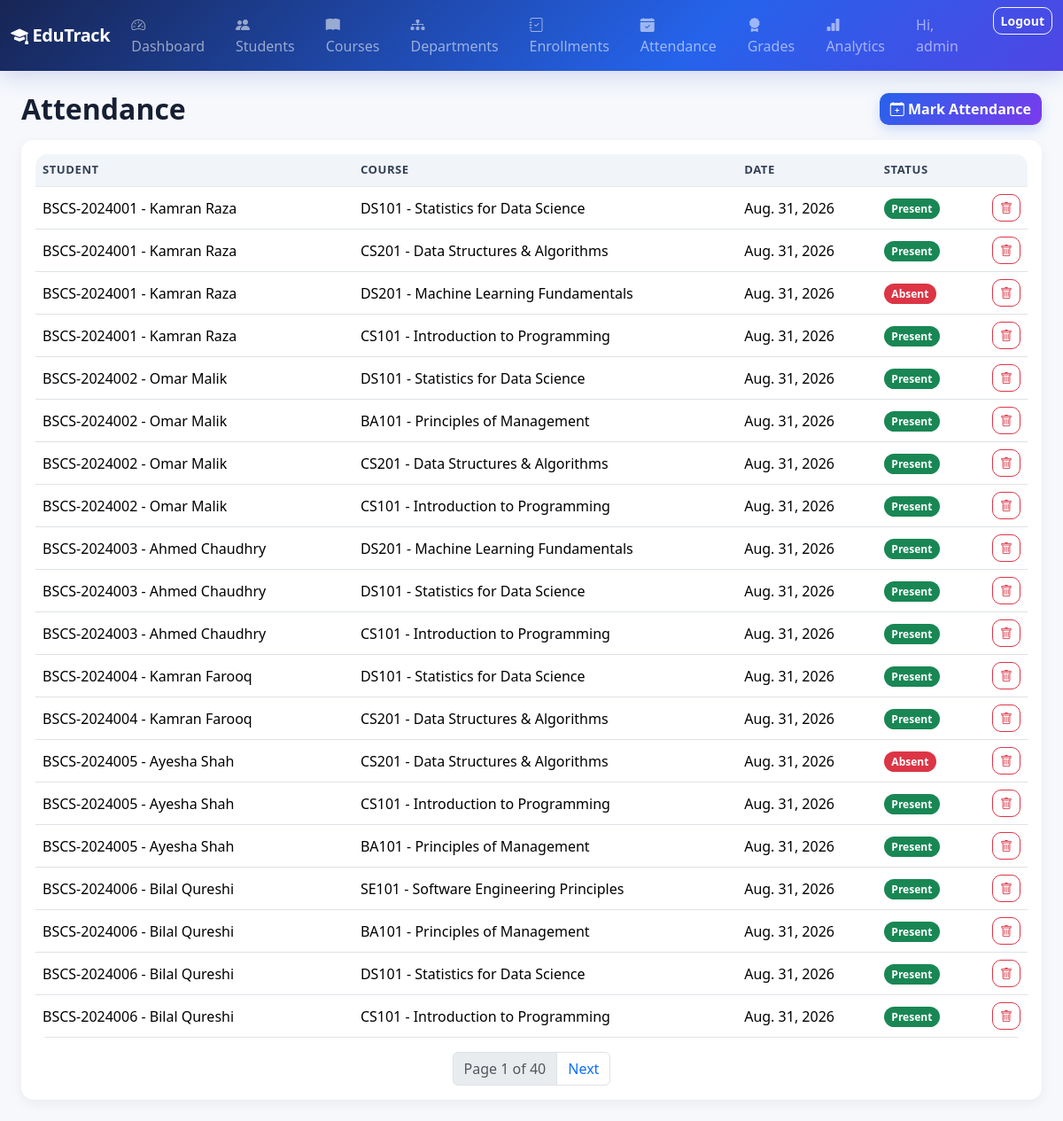
Page /attendance/ (signed in) on the committed database.
### core/models.py (models this page shows, shortened)
class Attendance(models.Model):
    STATUS_CHOICES = [("present", "Present"), ("absent", "Absent"), ("leave", "Leave")]
    enrollment = models.ForeignKey(Enrollment, on_delete=models.CASCADE, related_name="attendance_records")
    date = models.DateField()
    status = models.CharField(max_length=10, choices=STATUS_CHOICES, default="present")
    class Meta:
        ordering = ["-date"]
        unique_together = ("enrollment", "date")

class Enrollment(models.Model):
    student = models.ForeignKey(Student, on_delete=models.CASCADE, related_name="enrollments")
    course = models.ForeignKey(Course, on_delete=models.CASCADE, related_name="enrollments")
    semester = models.PositiveSmallIntegerField(default=1)
    date_enrolled = models.DateField(auto_now_add=True)
    class Meta:
        unique_together = ("student", "course", "semester")
        ordering = ["-date_enrolled"]

class Student(models.Model):
    STATUS_CHOICES = [
        ("active", "Active"),
        ("graduated", "Graduated"),
        ("suspended", "Suspended"),
    ]
    roll_no = models.CharField(max_length=20, unique=True)
    first_name = models.CharField(max_length=60)
    last_name = models.CharField(max_length=60)
    email = models.EmailField(unique=True)
    phone = models.CharField(max_length=20, blank=True)
    department = models.ForeignKey(
        Department, on_delete=models.SET_NULL, null=True, related_name="students"
    )
    semester = models.PositiveSmallIntegerField(default=1)
    status = models.CharField(max_length=15, choices=STATUS_CHOICES, default="active")
    enrollment_date = models.DateField(auto_now_add=True)
    courses = models.ManyToManyField(Course, through="Enrollment", related_name="students")
    class Meta:
        ordering = ["roll_no"]
    def __str__(self):
        return f"{self.roll_no} - {self.first_name} {self.last_name}"

class Course(models.Model):
    code = models.CharField(max_length=15, unique=True)
    title = models.CharField(max_length=150)
    credit_hours = models.PositiveSmallIntegerField(default=3)
    department = models.ForeignKey(
        Department, on_delete=models.CASCADE, related_name="courses"
    )
    class Meta:
        ordering = ["code"]
    def __str__(self):
        return f"{self.code} - {self.title}"

### core/views.py (the view)
# urls.py: path("attendance/", views.AttendanceListView.as_view(), name="attendance-list"),
class AttendanceListView(LoginRequiredMixin, ListView):
    model = Attendance
    template_name = "core/attendance_list.html"
    context_object_name = "records"
    paginate_by = 20
    def get_queryset(self):
        return super().get_queryset().select_related("enrollment__student", "enrollment__course")

### core/templates/core/attendance_list.html (shortened to what this page needs)
{% extends "base.html" %}
{% block content %}
<div class="d-flex justify-content-between align-items-center mb-3">
  <h2 class="fw-bold mb-0">Attendance</h2>
  <a href="{% url 'core:attendance-add' %}" class="btn btn-primary"><i class="bi bi-calendar-plus"></i> Mark Attendance</a>
</div>
<div class="table-card">
  <table class="table table-hover align-middle">
    <thead><tr><th>Student</th><th>Course</th><th>Date</th><th>Status</th><th></th></tr></thead>
    <tbody>
      {% for a in records %}
      <tr>
        <td>{{ a.enrollment.student }}</td><td>{{ a.enrollment.course }}</td><td>{{ a.date }}</td>
        <td>
          {% if a.status == "present" %}<span class="badge bg-success">Present</span>
          {% elif a.status == "absent" %}<span class="badge bg-danger">Absent</span>
          {% else %}<span class="badge bg-warning text-dark">Leave</span>{% endif %}
        </td>
        <td class="text-end"><a href="{% url 'core:attendance-delete' a.pk %}" class="btn btn-sm btn-outline-danger"><i class="bi bi-trash"></i></a></td>
      </tr>
      {% empty %}<tr><td colspan="5" class="text-muted text-center py-3">No attendance records found.</td></tr>{% endfor %}
    </tbody>
  </table>
  {% if is_paginated %}
  <nav><ul class="pagination justify-content-center mb-0">
    <li class="page-item disabled"><span class="page-link">Page {{ page_obj.number }} of {{ page_obj.paginator.num_pages }}</span></li>
    {% if page_obj.has_next %}<li class="page-item"><a class="page-link" href="?page={{ page_obj.next_page_number }}">Next</a></li>{% endif %}
  </ul></nav>
  {% endif %}
</div>
{% endblock %}

### templates/base.html (shortened to what this page needs)
{% load static %}
<!DOCTYPE html>
<html lang="en">
<head>
    <link href="https://cdn.jsdelivr.net/npm/bootstrap@5.3.3/dist/css/bootstrap.min.css" rel="stylesheet">
    <link href="https://cdn.jsdelivr.net/npm/bootstrap-icons@1.11.3/font/bootstrap-icons.css" rel="stylesheet">
    <link rel="stylesheet" href="{% static 'css/style.css' %}">
</head>
<body>
{% if user.is_authenticated %}
<nav class="navbar navbar-expand-lg navbar-dark edutrack-navbar">
  <div class="container-fluid">
    <a class="navbar-brand fw-bold" href="{% url 'core:home' %}"><i class="bi bi-mortarboard-fill"></i> EduTrack</a>
    <div class="collapse navbar-collapse" id="nav">
      <ul class="navbar-nav me-auto mb-2 mb-lg-0">
        <li class="nav-item"><a class="nav-link" href="{% url 'core:home' %}"><i class="bi bi-speedometer2"></i> Dashboard</a></li>
        <li class="nav-item"><a class="nav-link" href="{% url 'core:student-list' %}"><i class="bi bi-people-fill"></i> Students</a></li>
        <li class="nav-item"><a class="nav-link" href="{% url 'core:course-list' %}"><i class="bi bi-book-fill"></i> Courses</a></li>
        <li class="nav-item"><a class="nav-link" href="{% url 'core:department-list' %}"><i class="bi bi-diagram-3-fill"></i> Departments</a></li>
        <li class="nav-item"><a class="nav-link" href="{% url 'core:enrollment-list' %}"><i class="bi bi-journal-check"></i> Enrollments</a></li>
        <li class="nav-item"><a class="nav-link" href="{% url 'core:attendance-list' %}"><i class="bi bi-calendar-check-fill"></i> Attendance</a></li>
        <li class="nav-item"><a class="nav-link" href="{% url 'core:grade-list' %}"><i class="bi bi-award-fill"></i> Grades</a></li>
        <li class="nav-item"><a class="nav-link" href="{% url 'analytics:dashboard' %}"><i class="bi bi-bar-chart-fill"></i> Analytics</a></li>
      </ul>
      <ul class="navbar-nav">
        <li class="nav-item"><span class="nav-link text-light-50">Hi, {{ user.username }}</span></li>
        <li class="nav-item">
          <form method="post" action="{% url 'logout' %}" class="d-inline">
            <button class="btn btn-sm btn-outline-light ms-2" type="submit">Logout</button>
          </form>
        </li>
      </ul>
    </div>
  </div>
</nav>
{% endif %}
<div class="container-fluid py-4 px-4">
{% block content %}{% endblock %}
</div>
</body>
</html>

### static/css/style.css (style rules this page uses)
:root { --edutrack-primary: #4361ee; --edutrack-dark: #1a1a2e; }
body { background-color: #f5f7fb; }
.edutrack-navbar { background: linear-gradient(90deg, var(--edutrack-dark), var(--edutrack-primary)); }
.table-card { background: #fff; border-radius: 14px; padding: 1rem; box-shadow: 0 4px 14px rgba(0,0,0,0.06); }
:root { --et-primary: #2563eb; --et-primary-dark: #1d4ed8; --et-accent: #7c3aed; --et-bg: #f6f8fc; --et-surface: #ffffff; --et-text: #172033; --et-muted: #667085; --et-border: #e7eaf0; --et-success: #16a34a; --et-warning: #d97706; --et-danger: #dc2626; --et-shadow: 0 10px 30px rgba(15, 23, 42, .07); }
body { background: var(--et-bg); color: var(--et-text); }
.navbar { background: linear-gradient(135deg, #172554 0%, #2563eb 65%, #4f46e5 100%) !important; box-shadow: 0 6px 24px rgba(30, 64, 175, .18); }
.navbar-brand { letter-spacing: -.02em; }
.btn { border-radius: 10px; font-weight: 600; transition: all .18s ease; }
.btn-primary { background: linear-gradient(135deg, var(--et-primary), var(--et-accent)); border: none; box-shadow: 0 5px 14px rgba(37, 99, 235, .20); }
.table { background: var(--et-surface); border-radius: 14px; overflow: hidden; }
.table thead th { background: #f1f5f9; color: #334155; font-size: .82rem; text-transform: uppercase; letter-spacing: .04em; border-bottom: 1px solid var(--et-border); }
.table tbody tr { transition: background .15s ease; }
.badge { border-radius: 999px; padding: .45em .72em; font-weight: 600; }
a { transition: color .15s ease; }

### rows in the picture
Attendance: enrollment.student "BSCS-2024001 - Kamran Raza", enrollment.course "DS101 - Statistics for Data Science", date "Aug. 31, 2026", status "Present"
Attendance: enrollment.student "BSCS-2024001 - Kamran Raza", enrollment.course "CS201 - Data Structures & Algorithms", date "Aug. 31, 2026", status "Present"
Attendance: enrollment.student "BSCS-2024001 - Kamran Raza", enrollment.course "DS201 - Machine Learning Fundamentals", date "Aug. 31, 2026", status "Absent"
Attendance: enrollment.student "BSCS-2024001 - Kamran Raza", enrollment.course "CS101 - Introduction to Programming", date "Aug. 31, 2026", status "Present"
Attendance: enrollment.student "BSCS-2024002 - Omar Malik", enrollment.course "DS101 - Statistics for Data Science", date "Aug. 31, 2026", status "Present"
Attendance: enrollment.student "BSCS-2024002 - Omar Malik", enrollment.course "BA101 - Principles of Management", date "Aug. 31, 2026", status "Present"
Attendance: enrollment.student "BSCS-2024002 - Omar Malik", enrollment.course "CS201 - Data Structures & Algorithms", date "Aug. 31, 2026", status "Present"
Attendance: enrollment.student "BSCS-2024002 - Omar Malik", enrollment.course "CS101 - Introduction to Programming", date "Aug. 31, 2026", status "Present"
Attendance: enrollment.student "BSCS-2024003 - Ahmed Chaudhry", enrollment.course "DS201 - Machine Learning Fundamentals", date "Aug. 31, 2026", status "Present"
Attendance: enrollment.student "BSCS-2024003 - Ahmed Chaudhry", enrollment.course "DS101 - Statistics for Data Science", date "Aug. 31, 2026", status "Present"
Attendance: enrollment.student "BSCS-2024003 - Ahmed Chaudhry", enrollment.course "CS101 - Introduction to Programming", date "Aug. 31, 2026", status "Present"
Attendance: enrollment.student "BSCS-2024004 - Kamran Farooq", enrollment.course "DS101 - Statistics for Data Science", date "Aug. 31, 2026", status "Present"
Attendance: enrollment.student "BSCS-2024004 - Kamran Farooq", enrollment.course "CS201 - Data Structures & Algorithms", date "Aug. 31, 2026", status "Present"
Attendance: enrollment.student "BSCS-2024005 - Ayesha Shah", enrollment.course "CS201 - Data Structures & Algorithms", date "Aug. 31, 2026", status "Absent"
Attendance: enrollment.student "BSCS-2024005 - Ayesha Shah", enrollment.course "CS101 - Introduction to Programming", date "Aug. 31, 2026", status "Present"
Attendance: enrollment.student "BSCS-2024005 - Ayesha Shah", enrollment.course "BA101 - Principles of Management", date "Aug. 31, 2026", status "Present"
Attendance: enrollment.student "BSCS-2024006 - Bilal Qureshi", enrollment.course "SE101 - Software Engineering Principles", date "Aug. 31, 2026", status "Present"
Attendance: enrollment.student "BSCS-2024006 - Bilal Qureshi", enrollment.course "BA101 - Principles of Management", date "Aug. 31, 2026", status "Present"
Attendance: enrollment.student "BSCS-2024006 - Bilal Qureshi", enrollment.course "DS101 - Statistics for Data Science", date "Aug. 31, 2026", status "Present"
Attendance: enrollment.student "BSCS-2024006 - Bilal Qureshi", enrollment.course "CS101 - Introduction to Programming", date "Aug. 31, 2026", status "Present"

### other values in the picture
{{ user.username }} "admin"
{{ page_obj.number }} "1"
{{ page_obj.paginator.num_pages }} "40"
